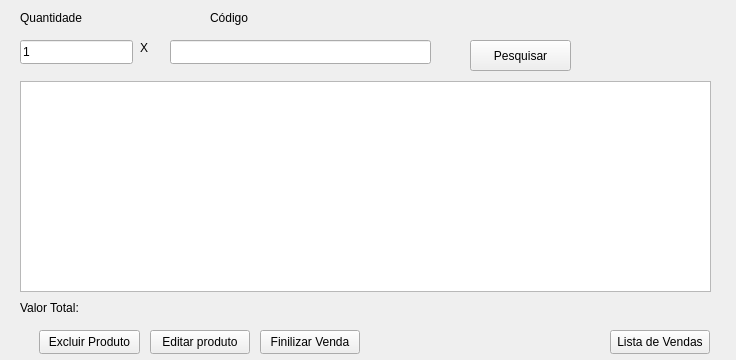
<?xml version="1.0" encoding="UTF-8"?>
<ui version="4.0">
 <class>window_novaVenda</class>
 <widget class="QDialog" name="window_novaVenda">
  <property name="geometry">
   <rect>
    <x>0</x>
    <y>0</y>
    <width>736</width>
    <height>360</height>
   </rect>
  </property>
  <property name="windowTitle">
   <string>Nova Venda</string>
  </property>
  <property name="windowIcon">
   <iconset resource="recurssos.qrc">
    <normaloff>:/imagens/icon.ico</normaloff>:/imagens/icon.ico</iconset>
  </property>
  <widget class="QLineEdit" name="txt_veQuantidade">
   <property name="geometry">
    <rect>
     <x>20</x>
     <y>40</y>
     <width>113</width>
     <height>24</height>
    </rect>
   </property>
   <property name="text">
    <string>1</string>
   </property>
  </widget>
  <widget class="QLineEdit" name="txt_veCodigo">
   <property name="geometry">
    <rect>
     <x>170</x>
     <y>40</y>
     <width>261</width>
     <height>24</height>
    </rect>
   </property>
  </widget>
  <widget class="QTableWidget" name="tw_veProdutos">
   <property name="geometry">
    <rect>
     <x>20</x>
     <y>81</y>
     <width>691</width>
     <height>211</height>
    </rect>
   </property>
  </widget>
  <widget class="QLabel" name="label">
   <property name="geometry">
    <rect>
     <x>20</x>
     <y>10</y>
     <width>71</width>
     <height>16</height>
    </rect>
   </property>
   <property name="text">
    <string>Quantidade</string>
   </property>
  </widget>
  <widget class="QLabel" name="label_2">
   <property name="geometry">
    <rect>
     <x>140</x>
     <y>40</y>
     <width>16</width>
     <height>16</height>
    </rect>
   </property>
   <property name="text">
    <string>X</string>
   </property>
  </widget>
  <widget class="QLabel" name="label_3">
   <property name="geometry">
    <rect>
     <x>210</x>
     <y>10</y>
     <width>58</width>
     <height>16</height>
    </rect>
   </property>
   <property name="text">
    <string>Código</string>
   </property>
  </widget>
  <widget class="QLabel" name="label_4">
   <property name="geometry">
    <rect>
     <x>20</x>
     <y>300</y>
     <width>71</width>
     <height>16</height>
    </rect>
   </property>
   <property name="text">
    <string>Valor Total:</string>
   </property>
  </widget>
  <widget class="QPushButton" name="btn_veExcluirProduto">
   <property name="geometry">
    <rect>
     <x>39</x>
     <y>330</y>
     <width>101</width>
     <height>24</height>
    </rect>
   </property>
   <property name="text">
    <string>Excluir Produto</string>
   </property>
   <property name="autoDefault">
    <bool>false</bool>
   </property>
  </widget>
  <widget class="QPushButton" name="btn_veEditarProduto">
   <property name="geometry">
    <rect>
     <x>150</x>
     <y>330</y>
     <width>100</width>
     <height>24</height>
    </rect>
   </property>
   <property name="text">
    <string>Editar produto</string>
   </property>
   <property name="autoDefault">
    <bool>false</bool>
   </property>
  </widget>
  <widget class="QPushButton" name="btn_veFinalizarVenda">
   <property name="geometry">
    <rect>
     <x>260</x>
     <y>330</y>
     <width>100</width>
     <height>24</height>
    </rect>
   </property>
   <property name="text">
    <string>Finilizar Venda</string>
   </property>
   <property name="autoDefault">
    <bool>false</bool>
   </property>
  </widget>
  <widget class="QPushButton" name="btn_vePesquisar">
   <property name="geometry">
    <rect>
     <x>470</x>
     <y>40</y>
     <width>101</width>
     <height>31</height>
    </rect>
   </property>
   <property name="text">
    <string>Pesquisar</string>
   </property>
   <property name="autoDefault">
    <bool>false</bool>
   </property>
  </widget>
  <widget class="QLabel" name="lb_veTotalVenda">
   <property name="geometry">
    <rect>
     <x>140</x>
     <y>300</y>
     <width>58</width>
     <height>16</height>
    </rect>
   </property>
   <property name="text">
    <string/>
   </property>
  </widget>
  <widget class="QPushButton" name="btn_veListaDeVendas">
   <property name="geometry">
    <rect>
     <x>610</x>
     <y>330</y>
     <width>100</width>
     <height>24</height>
    </rect>
   </property>
   <property name="text">
    <string>Lista de Vendas</string>
   </property>
   <property name="autoDefault">
    <bool>false</bool>
   </property>
  </widget>
 </widget>
 <tabstops>
  <tabstop>txt_veQuantidade</tabstop>
  <tabstop>btn_vePesquisar</tabstop>
  <tabstop>txt_veCodigo</tabstop>
  <tabstop>tw_veProdutos</tabstop>
  <tabstop>btn_veExcluirProduto</tabstop>
  <tabstop>btn_veEditarProduto</tabstop>
  <tabstop>btn_veFinalizarVenda</tabstop>
 </tabstops>
 <resources>
  <include location="recurssos.qrc"/>
 </resources>
 <connections/>
</ui>
